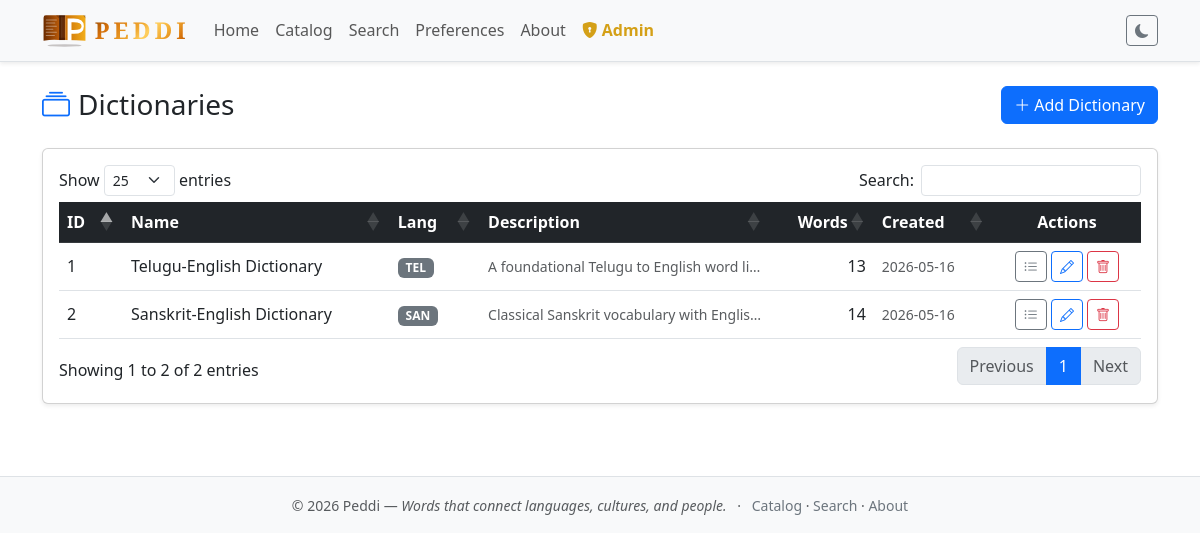
Page /admin/dictionaries.php (signed in) on the committed database.
### tables this page shows
CREATE TABLE IF NOT EXISTS dictionaries (
    id            INT UNSIGNED AUTO_INCREMENT PRIMARY KEY,
    name          VARCHAR(100)  NOT NULL,
    language_code VARCHAR(20)   NOT NULL COMMENT 'ISO 639 code e.g. tel, san, hin, or combined e.g. eng-tel-hin',
    description   TEXT,
    created_at    TIMESTAMP     NOT NULL DEFAULT CURRENT_TIMESTAMP
);

### includes/db.php (called while the page is built, shortened)
<?php
try {
    $dsn = sprintf('mysql:host=%s;dbname=%s;charset=%s', DB_HOST, DB_NAME, DB_CHARSET);
    $pdo = new PDO($dsn, DB_USER, DB_PASS, [
        PDO::ATTR_ERRMODE            => PDO::ERRMODE_EXCEPTION,
        PDO::ATTR_DEFAULT_FETCH_MODE => PDO::FETCH_ASSOC,
        PDO::ATTR_EMULATE_PREPARES   => false,
    ]);
} catch (PDOException $e) {
    error_log('Peddi DB error: ' . $e->getMessage());
    http_response_code(503);
    $isApi = strpos($_SERVER['REQUEST_URI'] ?? '', '/api/') !== false;
    if ($isApi) {
        header('Content-Type: application/json');
        exit(json_encode(['success' => false, 'error' => 'Database unavailable']));
    }
    exit('<!DOCTYPE html><html lang="en"><body style="font-family:sans-serif;padding:2rem">'
        . '<h2>Service Unavailable</h2><p>Could not connect to the database. Please try again later.</p>'
        . '</body></html>');
}
function loadPrefs(PDO $pdo): array
{
    $db = [];
    try {
        $rows = $pdo->query('SELECT pref_key, pref_value FROM preferences')->fetchAll();
        foreach ($rows as $row) {
            $db[$row['pref_key']] = $row['pref_value'];
        }
    } catch (PDOException $e) {
    }
    $theme = $_COOKIE['theme'] ?? $db['default_theme'] ?? 'light';
    $searchMode = $_COOKIE['search_mode'] ?? $db['default_search_mode'] ?? 'substring';
    $perPage = (int)($_COOKIE['results_per_page'] ?? $db['default_results_per_page'] ?? 25);
    $defaultDict = (int)($_COOKIE['default_dictionary'] ?? $db['default_dictionary_id'] ?? 0);
    return [
        'theme'                 => $theme,
        'search_mode'           => $searchMode,
        'results_per_page'      => $perPage,
        'default_dictionary_id' => $defaultDict,
    ];
}
$prefs = loadPrefs($pdo);

### includes/auth.php (called while the page is built, shortened)
<?php
function getCurrentUser(): array
{
    return [
        'id'       => (int)($_SESSION['user_id']  ?? 0),
        'username' => (string)($_SESSION['username'] ?? ''),
        'role'     => (string)($_SESSION['role']     ?? ''),
    ];
}

### admin/dictionaries.php (the view, shortened to what this page needs)
<?php
require_once __DIR__ . '/../includes/auth.php';
require_once __DIR__ . '/../includes/db.php';
$dictionaries = $pdo->query(
    'SELECT d.id, d.name, d.language_code, d.description, d.created_at,
            COUNT(de.id) AS word_count
     FROM   dictionaries d
     LEFT JOIN dictionary_entries de ON de.dictionary_id = d.id
     GROUP  BY d.id
     ORDER  BY d.name'
)->fetchAll();
$loadDataTables  = true;
require_once __DIR__ . '/../includes/header.php';
?>
<div class="d-flex justify-content-between align-items-center mb-4">
    <h1 class="h3 mb-0">
        <i class="bi bi-collection text-primary me-2"></i>Dictionaries
    </h1>
    <button id="addDictBtn" class="btn btn-primary">
        <i class="bi bi-plus-lg me-1"></i>Add Dictionary
    </button>
</div>
<div class="card shadow-sm">
    <div class="card-body">
        <div class="table-responsive">
            <table id="dictTable" class="table table-hover align-middle w-100">
                <thead class="table-dark">
                    <tr>
                        <th>ID</th>
                        <th>Name</th>
                        <th>Lang</th>
                        <th>Description</th>
                        <th class="text-end">Words</th>
                        <th>Created</th>
                        <th class="text-center">Actions</th>
                    </tr>
                </thead>
                <tbody>
                    <?php foreach ($dictionaries as $d): ?>
                    <tr>
                        <td><?= (int)$d['id'] ?></td>
                        <td class="fw-medium"><?= htmlspecialchars($d['name']) ?></td>
                        <td>
                            <span class="badge text-bg-secondary">
                                <?= htmlspecialchars(strtoupper($d['language_code'])) ?>
                            </span>
                        </td>
                        <td class="text-truncate text-body-secondary small" style="max-width:220px"
                            title="<?= htmlspecialchars($d['description']) ?>">
                            <?= htmlspecialchars($d['description'] ?: '—') ?>
                        </td>
                        <td class="text-end"><?= number_format((int)$d['word_count']) ?></td>
                        <td class="text-body-secondary small">
                            <?= date('Y-m-d', strtotime($d['created_at'])) ?>
                        </td>
                        <td class="text-center text-nowrap">
                            <a href="<?= APP_BASE ?>/admin/entries.php?dict_id=<?= (int)$d['id'] ?>"
                               class="btn btn-sm btn-outline-secondary" title="View entries">
                                <i class="bi bi-list-ul"></i>
                            </a>
                            <button class="btn btn-sm btn-outline-primary edit-dict-btn"
                                    title="Edit"
                                    data-id="<?= (int)$d['id'] ?>"
                                    data-name="<?= htmlspecialchars($d['name'], ENT_QUOTES) ?>"
                                    data-language-code="<?= htmlspecialchars($d['language_code'], ENT_QUOTES) ?>"
                                    data-description="<?= htmlspecialchars($d['description'] ?? '', ENT_QUOTES) ?>">
                                <i class="bi bi-pencil"></i>
                            </button>
                            <button class="btn btn-sm btn-outline-danger delete-dict-btn"
                                    title="Delete"
                                    data-id="<?= (int)$d['id'] ?>"
                                    data-name="<?= htmlspecialchars($d['name'], ENT_QUOTES) ?>">
                                <i class="bi bi-trash"></i>
                            </button>
                        </td>
                    </tr>
                    <?php endforeach; ?>
                </tbody>
            </table>
        </div>
    </div>
</div>
<?php require_once __DIR__ . '/../includes/footer.php'; ?>

### includes/header.php (shortened to what this page needs)
<?php
require_once __DIR__ . '/db.php';
require_once __DIR__ . '/auth.php';
$currentPage = basename($_SERVER['PHP_SELF']);
function navLink(string $page, string $label, string $current): string
{
    $isActive = ($page === $current);
    $classes   = 'nav-link' . ($isActive ? ' active' : '');
    $aria      = $isActive ? ' aria-current="page"' : '';
    return sprintf(
        '<a class="%s" href="%s/%s"%s>%s</a>',
        $classes,
        APP_BASE,
        $page,
        $aria,
        htmlspecialchars($label)
    );
}
?>
<!DOCTYPE html>
<html lang="en" data-bs-theme="<?= htmlspecialchars($prefs['theme']) ?>">
<head>
    <link rel="stylesheet" href="https://cdn.jsdelivr.net/npm/bootstrap@5.3.0/dist/css/bootstrap.min.css">
    <link rel="stylesheet" href="https://cdn.jsdelivr.net/npm/bootstrap-icons@1.11.0/font/bootstrap-icons.min.css">
    <link rel="stylesheet" href="<?= APP_BASE ?>/assets/css/main.css">
    <?php if (!empty($loadDataTables)): ?>
    <link rel="stylesheet" href="https://cdn.datatables.net/1.13.6/css/dataTables.bootstrap5.min.css">
    <?php endif; ?>
</head>
<body>
<nav class="navbar navbar-expand-lg bg-body-tertiary border-bottom shadow-sm">
    <div class="container">
        <a class="navbar-brand d-flex align-items-center gap-2 text-decoration-none"
           href="<?= APP_BASE ?>/index.php">
            <img src="<?= APP_BASE ?>/assets/images/peddi-logo.svg"
                 alt="Peddi logo" height="34" style="width:auto">
            <span class="peddi-logo peddi-logo-nav">Peddi</span>
        </a>
        <div class="collapse navbar-collapse" id="mainNav">
            <?php $_navUser = getCurrentUser(); ?>
            <ul class="navbar-nav me-auto mb-2 mb-lg-0">
                <li class="nav-item"><?= navLink('index.php',       'Home',        $currentPage) ?></li>
                <li class="nav-item"><?= navLink('catalog.php',     'Catalog',     $currentPage) ?></li>
                <li class="nav-item"><?= navLink('search.php',      'Search',      $currentPage) ?></li>
                <li class="nav-item"><?= navLink('preferences.php', 'Preferences', $currentPage) ?></li>
                <li class="nav-item"><?= navLink('about.php',       'About',       $currentPage) ?></li>
                <?php if ($_navUser['role'] === 'admin'): ?>
                <li class="nav-item">
                    <a class="nav-link fw-semibold admin-nav-link<?= ($currentPage === 'index.php' && str_contains($_SERVER['PHP_SELF'], '/admin/')) ? ' active' : '' ?>"
                       href="<?= APP_BASE ?>/admin/index.php"
                       title="Admin panel">
                        <i class="bi bi-shield-lock-fill me-1"></i>Admin
                    </a>
                </li>
                <?php endif; ?>
            </ul>
            <div class="d-flex align-items-center gap-2">
                <button id="themeToggle"
                        class="btn btn-outline-secondary btn-sm"
                        title="Toggle light / dark theme"
                        aria-label="Toggle theme">
                    <i class="bi <?= $prefs['theme'] === 'dark' ? 'bi-sun-fill' : 'bi-moon-fill' ?>"></i>
                </button>
            </div>
        </div>
    </div>
</nav>
<main class="container py-4">

### includes/footer.php (shortened to what this page needs)
</main>
<footer class="bg-body-tertiary border-top mt-5 py-3">
    <div class="container text-center">
        <small class="text-body-secondary">
            &copy; <?= date('Y') ?> Peddi &mdash;
            <em>Words that connect languages, cultures, and people.</em>
            &ensp;&middot;&ensp;
            <a href="<?= APP_BASE ?>/catalog.php" class="link-secondary text-decoration-none">Catalog</a>
            &middot;
            <a href="<?= APP_BASE ?>/search.php"  class="link-secondary text-decoration-none">Search</a>
            &middot;
            <a href="<?= APP_BASE ?>/about.php"   class="link-secondary text-decoration-none">About</a>
        </small>
    </div>
</footer>
</body>
</html>

### assets/css/main.css (style rules this page uses)
.peddi-logo { font-family: 'Cinzel', Georgia, 'Times New Roman', serif; font-weight: 700; letter-spacing: 4px; text-transform: uppercase; background: linear-gradient( 135deg, #8b4400 0%, #d4700a 20%, #f0a830 45%, #ffd060 55%, #f0a830 70%, #d4700a 85%, #8b4400 100% ); -webkit-background-clip: text; -webkit-text-fill-color: transparent; background-clip: text; text-decoration: none !important; display: inline-block; }
.peddi-logo-nav { font-size: 1.45rem; letter-spacing: 4px; }
.navbar-brand { font-size: 1.35rem; letter-spacing: -0.02em; }
.admin-nav-link { color: #d4a017 !important; }

### rows in the picture
dictionaries: id "2", name "Sanskrit-English Dictionary", language_code "SAN", description "Classical Sanskrit vocabulary with Englis…", word_count "14", created_at "2026-05-16"
dictionaries: id "1", name "Telugu-English Dictionary", language_code "TEL", description "A foundational Telugu to English word li…", word_count "13", created_at "2026-05-16"

### other values in the picture
$label "Home Catalog Search Preferences About"
